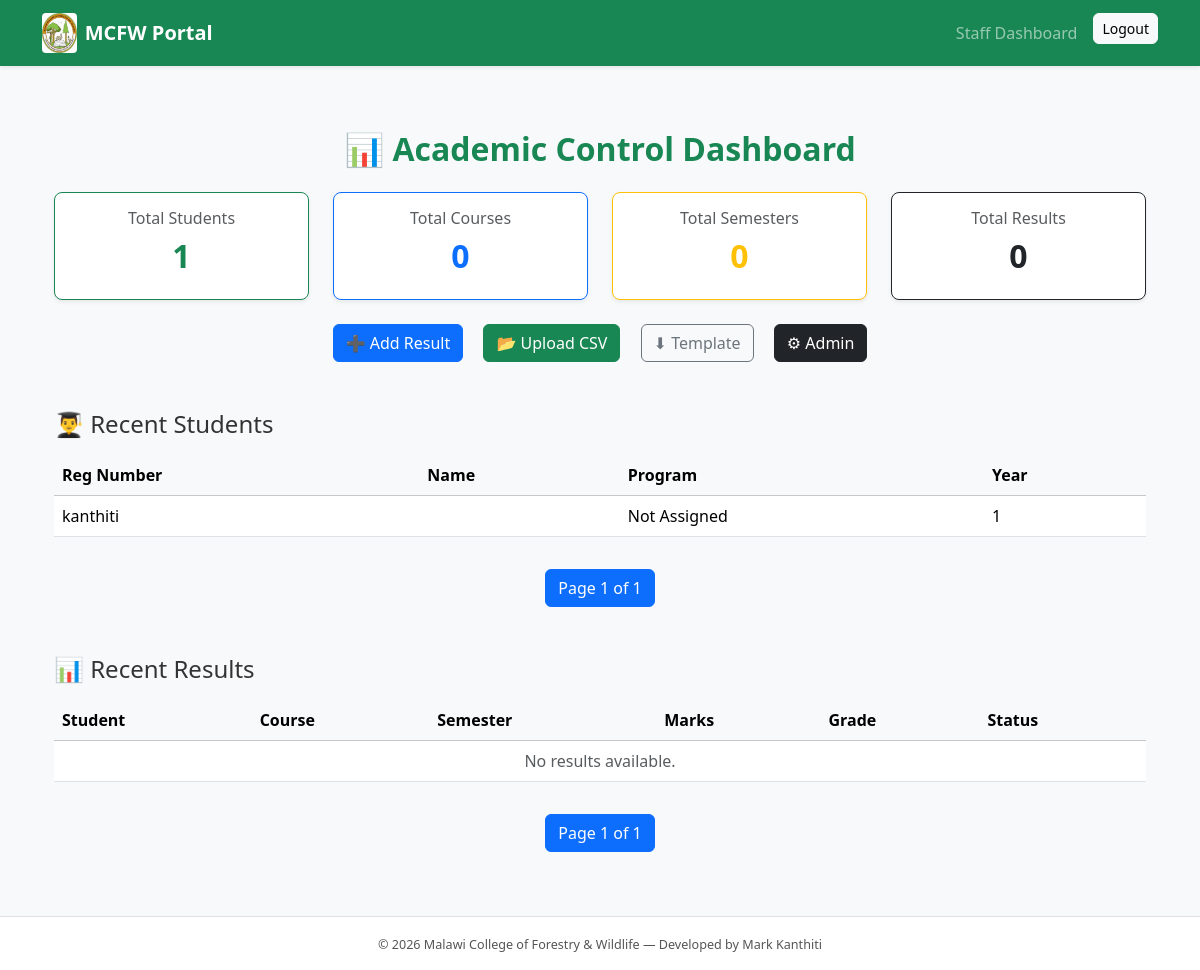
The page /staff/dashboard/ (signed in) on the database its author committed.
### portal/models.py (models this page shows, shortened)
class TimeStampedModel(models.Model):
    created_at = models.DateTimeField(auto_now_add=True)
    updated_at = models.DateTimeField(auto_now=True)
    class Meta:
        abstract = True

class Student(TimeStampedModel):
    user = models.OneToOneField(
        User,
        on_delete=models.CASCADE,
        related_name="student"
    )
    reg_number = models.CharField(max_length=20, unique=True, db_index=True)
    program = models.CharField(max_length=150, db_index=True)
    year = models.PositiveIntegerField(default=1)
    phone_number = models.CharField(max_length=15, blank=True)
    class Meta:
        ordering = ["reg_number"]

### portal/views.py (the view, shortened to what this page needs)
# urls.py: path("staff/dashboard/", views.staff_dashboard, name="staff_dashboard"),
@login_required
def staff_dashboard(request):
    is_staff_profile = hasattr(request.user, "staff")
    is_group_staff = request.user.groups.filter(name="Staff").exists()
    is_superuser = request.user.is_superuser
    if not (is_staff_profile or is_group_staff or is_superuser):
        messages.error(request, "Access denied.")
        return redirect("portal:home")
    total_students = Student.objects.count()
    total_courses = Course.objects.count()
    total_semesters = Semester.objects.count()
    total_results = Result.objects.count()
    students_queryset = Student.objects.order_by("-id")
    students_paginator = Paginator(students_queryset, 10)  # 10 per page
    student_page_number = request.GET.get("student_page")
    latest_students = students_paginator.get_page(student_page_number)
    results_queryset = Result.objects.select_related(
        "student", "course", "semester"
    ).order_by("-id")
    results_paginator = Paginator(results_queryset, 10)
    results_page_number = request.GET.get("results_page")
    recent_results = results_paginator.get_page(results_page_number)
    student_gpa_data = []
    students = Student.objects.prefetch_related("results__course")
    for student in students:
        results = student.results.all()
        total_points = 0
        total_credits = 0
        for result in results:
            total_points += result.grade_point * result.course.credit_hours
            total_credits += result.course.credit_hours
        gpa = round(total_points / total_credits, 2) if total_credits > 0 else 0.0
        student_gpa_data.append({
            "student": student,
            "gpa": gpa
        })
    top_students = sorted(
        student_gpa_data,
        key=lambda x: x["gpa"],
        reverse=True
    )[:5]
    at_risk_students = [
        s for s in student_gpa_data if s["gpa"] < 1.5
    ]
    course_stats = []
    distinction_count = len([s for s in student_gpa_data if s["gpa"] >= 3.5])
    upper_count = len([s for s in student_gpa_data if 3.0 <= s["gpa"] < 3.5])
    lower_count = len([s for s in student_gpa_data if 2.5 <= s["gpa"] < 3.0])
    average_count = len([s for s in student_gpa_data if 1.5 <= s["gpa"] < 2.5])
    fail_count = len([s for s in student_gpa_data if s["gpa"] < 1.5])
    return render(request, "portal/staff_dashboard.html", {
        "total_students": total_students,
        "total_courses": total_courses,
        "total_semesters": total_semesters,
        "total_results": total_results,
        "students": latest_students,
        "recent_results": recent_results,
        "top_students": top_students,
        "at_risk_students": at_risk_students,
        "course_stats": course_stats,
        "distinction_count": distinction_count,
        "upper_count": upper_count,
        "lower_count": lower_count,
        "average_count": average_count,
        "fail_count": fail_count,
    })

### portal/templates/portal/staff_dashboard.html (shortened to what this page needs)
{% extends "portal/base.html" %}
{% block content %}
<div class="container-fluid mt-4">
    <h2 class="mb-4 text-center text-success fw-bold">
        📊 Academic Control Dashboard
    </h2>
    <div class="row g-4 mb-4">
        <div class="col-md-3">
            <div class="card shadow-sm border-success text-center h-100">
                <div class="card-body">
                    <h6 class="text-muted">Total Students</h6>
                    <h2 class="fw-bold text-success">{{ total_students }}</h2>
                </div>
            </div>
        </div>
        <div class="col-md-3">
            <div class="card shadow-sm border-primary text-center h-100">
                <div class="card-body">
                    <h6 class="text-muted">Total Courses</h6>
                    <h2 class="fw-bold text-primary">{{ total_courses }}</h2>
                </div>
            </div>
        </div>
        <div class="col-md-3">
            <div class="card shadow-sm border-warning text-center h-100">
                <div class="card-body">
                    <h6 class="text-muted">Total Semesters</h6>
                    <h2 class="fw-bold text-warning">{{ total_semesters }}</h2>
                </div>
            </div>
        </div>
        <div class="col-md-3">
            <div class="card shadow-sm border-dark text-center h-100">
                <div class="card-body">
                    <h6 class="text-muted">Total Results</h6>
                    <h2 class="fw-bold text-dark">{{ total_results }}</h2>
                </div>
            </div>
        </div>
    </div>
    <div class="text-center mb-5">
        <a href="{% url 'portal:add_result' %}" class="btn btn-primary mx-2">➕ Add Result</a>
        <a href="{% url 'portal:upload_results' %}" class="btn btn-success mx-2">📂 Upload CSV</a>
        <a href="{% url 'portal:download_results_template' %}" class="btn btn-outline-secondary mx-2">⬇ Template</a>
        <a href="{% url 'admin:index' %}" class="btn btn-dark mx-2">⚙ Admin</a>
    </div>
    <h4 class="mb-3">👨‍🎓 Recent Students</h4>
    <div class="table-responsive">
        <table class="table table-hover align-middle">
            <thead class="table-light">
                <tr>
                    <th>Reg Number</th>
                    <th>Name</th>
                    <th>Program</th>
                    <th>Year</th>
                </tr>
            </thead>
            <tbody>
                {% for student in students %}
                <tr>
                    <td>{{ student.reg_number }}</td>
                    <td>{{ student.user.get_full_name }}</td>
                    <td>{{ student.program }}</td>
                    <td>{{ student.year }}</td>
                </tr>
                {% empty %}
                <tr>
                    <td colspan="4" class="text-center text-muted">
                        No students found.
                    </td>
                </tr>
                {% endfor %}
            </tbody>
        </table>
    </div>
    <nav class="mt-3">
        <ul class="pagination justify-content-center">
            <li class="page-item active">
                <span class="page-link">
                    Page {{ students.number }} of {{ students.paginator.num_pages }}
                </span>
            </li>
        </ul>
    </nav>
    <h4 class="mt-5 mb-3">📊 Recent Results</h4>
    <div class="table-responsive">
        <table class="table table-hover align-middle">
            <thead class="table-light">
                <tr>
                    <th>Student</th>
                    <th>Course</th>
                    <th>Semester</th>
                    <th>Marks</th>
                    <th>Grade</th>
                    <th>Status</th>
                </tr>
            </thead>
            <tbody>
                {% for result in recent_results %}
                <tr>
                    <td>{{ result.student.user.get_full_name }}</td>
                    <td>{{ result.course.name }}</td>
                    <td>{{ result.semester.name }}</td>
                    <td>{{ result.marks }}</td>
                    <td>{{ result.grade_letter }}</td>
                    <td>
                        {% if result.locked %}
                            <span class="badge bg-dark">Locked</span>
                        {% elif result.approved %}
                            <span class="badge bg-success">Approved</span>
                        {% else %}
                            <span class="badge bg-warning text-dark">Pending</span>
                        {% endif %}
                    </td>
                </tr>
                {% empty %}
                <tr>
                    <td colspan="6" class="text-center text-muted">
                        No results available.
                    </td>
                </tr>
                {% endfor %}
            </tbody>
        </table>
    </div>
    <nav class="mt-3">
        <ul class="pagination justify-content-center">
            <li class="page-item active">
                <span class="page-link">
                    Page {{ recent_results.number }} of {{ recent_results.paginator.num_pages }}
                </span>
            </li>
        </ul>
    </nav>
</div>
{% endblock %}

### portal/templates/portal/base.html (shortened to what this page needs)
{% load static %}
<!DOCTYPE html>
<html lang="en">
<head>
    <link href="https://cdn.jsdelivr.net/npm/bootstrap@5.3.2/dist/css/bootstrap.min.css" rel="stylesheet">
    <link href="https://cdn.jsdelivr.net/npm/bootstrap-icons@1.11.1/font/bootstrap-icons.css" rel="stylesheet">
    <link rel="stylesheet" href="{% static 'css/style.css' %}">
</head>
<body class="bg-light d-flex flex-column min-vh-100">
<nav class="navbar navbar-expand-lg navbar-dark bg-success shadow-sm">
    <div class="container">
        <a class="navbar-brand fw-bold d-flex align-items-center"
           href="{% url 'portal:home' %}">
            <img src="{% static 'images/logo.png' %}"
                 alt="Logo"
                 height="40"
                 class="me-2">
            MCFW Portal
        </a>
        <div class="collapse navbar-collapse" id="navbarNav">
            <ul class="navbar-nav ms-auto">
                {% if user.is_authenticated %}
                    {% if user.is_staff %}
                        <li class="nav-item">
                            <a class="nav-link" href="{% url 'portal:staff_dashboard' %}">
                                Staff Dashboard
                            </a>
                        </li>
                    {% else %}
                        <li class="nav-item">
                            <a class="nav-link" href="{% url 'portal:student_dashboard' %}">
                                Student Dashboard
                            </a>
                        </li>
                    {% endif %}
                    <li class="nav-item">
                        <form method="post"
                              action="{% url 'logout' %}"
                              class="d-inline">
                            <button type="submit"
                                    class="btn btn-light btn-sm ms-2">
                                Logout
                            </button>
                        </form>
                    </li>
                {% endif %}
            </ul>
        </div>
    </div>
</nav>
<main class="container mt-4 mb-5 flex-grow-1">
    {% block content %}
    {% endblock %}
</main>
<footer class="bg-white border-top text-center py-3 mt-auto">
    <small>
        © 2026 Malawi College of Forestry & Wildlife — Developed by Mark Kanthiti
    </small>
</footer>
</body>
</html>

### portal/static/css/style.css (style rules this page uses)
body { font-family: "Segoe UI", Arial, sans-serif; background-color: #f8f9fa; color: #333; }
.navbar { font-weight: 500; }
.card { transition: transform 0.2s ease, box-shadow 0.2s ease; border-radius: 8px; }
.btn { border-radius: 6px; font-weight: 500; }
footer { font-size: 0.9rem; color: #555; }
img[alt="College Logo"], .navbar-brand img { border-radius: 4px; }

### rows shown on the page
Student: reg_number "kanthiti", program "Not Assigned", year "1"

### other values the page prints
{{ total_students }} "1"
{{ total_courses }} "0"
{{ total_semesters }} "0"
{{ total_results }} "0"
{{ students.number }} "1"
{{ students.paginator.num_pages }} "1"
{{ recent_results.number }} "1"
{{ recent_results.paginator.num_pages }} "1"
